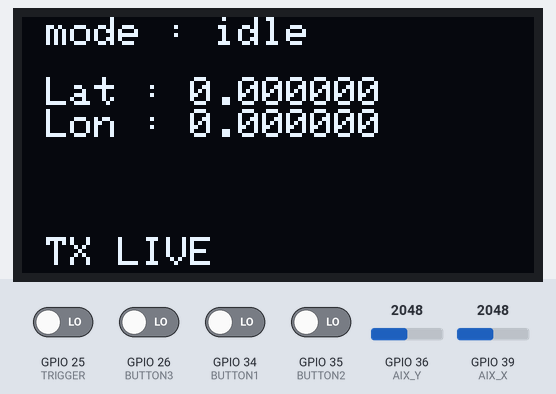
The sketch below on a simulated ESP32. On the bench: 128×64 one-colour display. The test bench sets the inputs (shaded band); at power-on: GPIO 25 (TRIGGER), GPIO 26 (BUTTON3), GPIO 34 (BUTTON1), GPIO 35 (BUTTON2) LOW, GPIO 36 (AIX_Y) = 2048, GPIO 39 (AIX_X) = 2048 (analog values on the 0–4095 scale). WiFi joins after 1.5 s; servers stay silent unless stated; uploads are accepted with an empty reply; no radio packets arrive unless stated; what the sketch prints to the serial monitor is not drawn.

Above: at 3.3 s.
3.4 s: GPIO 25 (TRIGGER) driven HIGH and GPIO 26 (BUTTON3) driven HIGH and GPIO 34 (BUTTON1) driven HIGH and GPIO 35 (BUTTON2) driven HIGH
At 5.2 s:
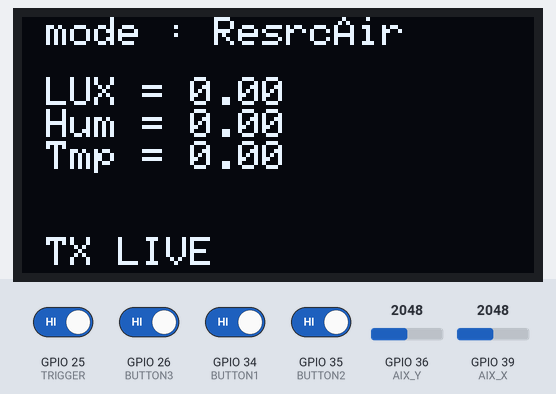
5.6 s: GPIO 36 (AIX_Y) set to 0
At 6.7 s:
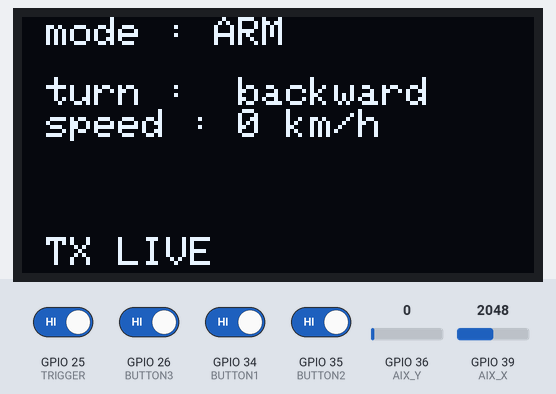
7.1 s: GPIO 36 (AIX_Y) set to 1717
8.6 s: GPIO 36 (AIX_Y) set to 1753
At 9.8 s:
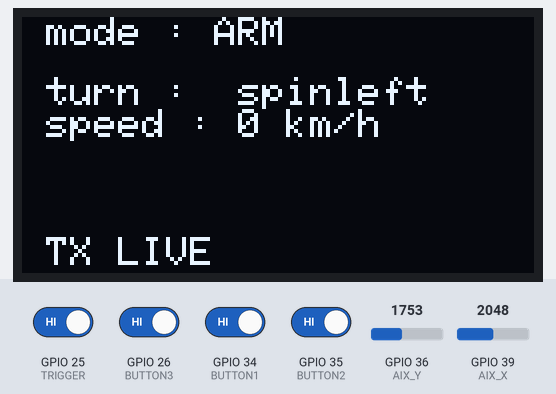
10.1 s: GPIO 39 (AIX_X) set to 1824
11.6 s: GPIO 39 (AIX_X) set to 1756
At 12.2 s:
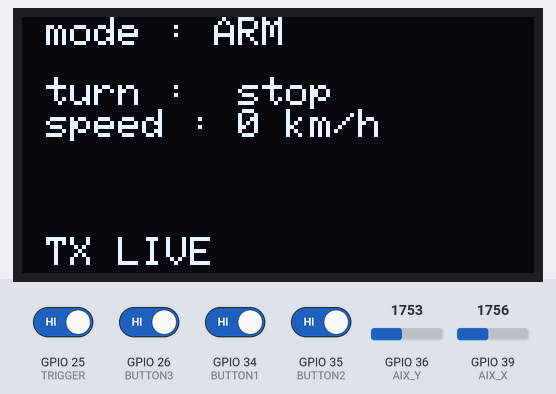
Timing chart, 0 to 14.1 s (numbered marks = the images above; inputs shaded):
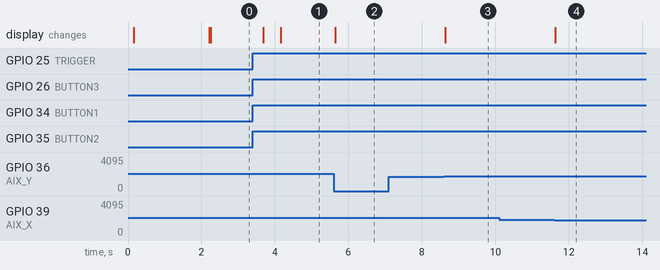

The sketch:

Station.ino
```cpp
#include <SPI.h>
#include <RF24.h>
#include <Wire.h>
#include <Adafruit_GFX.h>
#include <Adafruit_SSD1306.h>
#include <WiFi.h>
#include <HTTPClient.h>

const char* ssid = "UMA";
const char* password = "0836068832";
const char* serverName = "http://10.179.254.128/datasensor.php"; // เช่น http://localhost/TestInput_db.php


#define SCREEN_WIDTH 128 // OLED display width, in pixels
#define SCREEN_HEIGHT 64 // OLED display height, in pixels

#define SCK 18
#define MISO 19
#define MOSI 23

#define TXCSN 33
#define TXCE 32

#define RXCSN 27
#define RXCE 14

#define AIX_Y 36
#define AIX_X 39

#define BUTTON1 34
#define BUTTON2 35
#define BUTTON3 26

#define TRIGGER 25

#define SCREEN_WIDTH 128 // OLED display width, in pixels
#define SCREEN_HEIGHT 64 // OLED display height, in pixels

// RF24(CE, CSN)
RF24 radioTX(TXCE, TXCSN);
RF24 radioRX(RXCE, RXCSN);

// ที่อยู่ (ต้องตรงกับฝั่ง RX)
const byte addressTX[6] = "Artur";

const byte addressRX[6] = "John";
const byte addressRXPos[6] = "JohnP";

Adafruit_SSD1306 display(SCREEN_WIDTH, SCREEN_HEIGHT, &Wire, -1);

bool ResrcAir;

// payload ที่จะส่ง
struct Payload {
  uint8_t  b1;
  uint8_t  b2;
  uint8_t  b3;
  uint8_t  trig;
  uint16_t joyX;
  uint16_t joyY;
  bool ARMstatus;
  bool Resrcstatus;
};
Payload dataTX;

struct __attribute__((packed)) SoilPacket {
  int8_t   lux;
  int16_t  t10;
  int16_t  h10;
  int16_t  hum10;
  int16_t  tmp10;
  int16_t  ph10;
  uint16_t ec;
  uint16_t n;
  uint16_t p;
  uint16_t k;
  float    lat;
  float    lon;
  int16_t  au;
  int16_t  speed;

};SoilPacket dataRX;

    float lux,t,h,hum,tmp,ph,ec,n,k,p,au;
/*
struct GNSSPayload {
  float    lat;
  float    lon;
  int16_t  au;
};
GNSSPayload dataRXPosition;*/

void setup() {
  delay(150);
  Serial.begin(115200);
  display.begin(SSD1306_SWITCHCAPVCC, 0x3C);
  // --- ปุ่ม ---
  pinMode(BUTTON1, INPUT);
  pinMode(BUTTON2, INPUT);
  pinMode(BUTTON3, INPUT_PULLDOWN);
  pinMode(TRIGGER, INPUT_PULLDOWN);

  // --- จอย ---
  pinMode(AIX_X, INPUT);
  pinMode(AIX_Y, INPUT);
  analogReadResolution(12);   // 0–4095

  // --- SPI ---
  SPI.begin(SCK, MISO, MOSI);
  SPI.setBitOrder(MSBFIRST);

  pinMode(TXCSN, OUTPUT); digitalWrite(TXCSN, HIGH);
  pinMode(RXCSN, OUTPUT); digitalWrite(RXCSN, HIGH);
  pinMode(TXCE,  OUTPUT); digitalWrite(TXCE, LOW);
  pinMode(RXCE,  OUTPUT); digitalWrite(RXCE, LOW);

  // --- RF24TX ---
  radioTX.begin();              // ใช้ SPI global ที่เรา begin แล้ว
  radioTX.setChannel(100);      // 0–125 ต้องเท่ากับฝั่งรับ
  radioTX.setDataRate(RF24_1MBPS);
  radioTX.setPALevel(RF24_PA_LOW);
  radioTX.openWritingPipe(addressTX);
  radioTX.stopListening();      // โหมดส่ง
    // --- RF24RX ---
  radioRX.begin();              // ใช้ SPI global ที่เรา begin แล้ว
  //radioRX.enableDynamicPayloads();
  radioRX.setChannel(102);      // 0–125 ต้องเท่ากับฝั่งรับ
  radioRX.setDataRate(RF24_1MBPS);
  radioRX.setPALevel(RF24_PA_LOW);
  radioRX.openReadingPipe(1, addressRX);
  radioRX.startListening();

 initWiFi();
  display.clearDisplay();
}

unsigned long PoRX   = 0;
unsigned long DTSED   = 0;
unsigned long datasoil   = 0;
unsigned long datamonitor   = 0;
unsigned long status   = 0;

byte pipeNum;
bool TXok;

void loop() {

  unsigned long now = millis();

  screemod();

  dataTX.b1   = digitalRead(BUTTON1);
  dataTX.b2   = digitalRead(BUTTON2);
  dataTX.b3   = digitalRead(BUTTON3);
  dataTX.trig = digitalRead(TRIGGER);
  dataTX.joyX = analogRead(AIX_X);
  dataTX.joyY = analogRead(AIX_Y);

  Serial.print("b1 "); Serial.print(dataTX.b1);
  Serial.print(" b2 "); Serial.print(dataTX.b2);
  Serial.print(" b3 "); Serial.print(dataTX.b3);
  Serial.print(" trig "); Serial.print(dataTX.trig);
  Serial.print(" joyX "); Serial.print(dataTX.joyX);
  Serial.print(" njoyY "); Serial.println(dataTX.joyY);


  // ส่ง payload
  TXok = radioTX.write(&dataTX, sizeof(dataTX));

 if (now - PoRX >= 50) {
  PoRX = now;
   radioRX.openReadingPipe(1, addressRX);  // GNSS
  if (radioRX.available(&pipeNum)) {
    if (pipeNum == 1) {
      radioRX.read(&dataRX, sizeof(dataRX));
     lux   = dataRX.lux   / 10.0f;
     t   = dataRX.t10   / 10.0f;
     h   = dataRX.h10   / 10.0f;
     hum = dataRX.hum10 / 100.0f;
     tmp = dataRX.tmp10 / 100.0f;
     ph  = dataRX.ph10  / 100.0f;
     ec  = dataRX.ec    / 10.0f;
     n   = dataRX.n     / 10.0f;
     p   = dataRX.p     / 10.0f;
     k   = dataRX.k     / 10.0f;
     au  = dataRX.au;
    }
   }

 }

 if (now - status >= 50){
   status = now;
        static bool lastTrigARM = 0;
        static bool lastTrigResrc = 0;
        static bool lastTrigResrcAir = 0;

        bool pressedARM = (dataTX.joyY == 0 && dataTX.trig == 1);
        bool pressedResrc = (dataTX.b2 == 1 && dataTX.trig == 1);
         bool pressedResrcAir;

          if(dataTX.Resrcstatus == 1) {
          pressedResrcAir = dataTX.trig;
              if (pressedResrcAir && !lastTrigResrcAir) {
            ResrcAir = !ResrcAir;
           }
          }

        if (pressedARM && !lastTrigARM) {
            dataTX.ARMstatus = !dataTX.ARMstatus;
        }
        if (pressedResrc && !lastTrigResrc) {
            dataTX.Resrcstatus = !dataTX.Resrcstatus;
        }
       lastTrigARM = pressedARM; // เก็บสถานะปุ่มไว้เทียบรอบหน้า
      lastTrigResrc = pressedResrc;
      lastTrigResrcAir = pressedResrcAir;

      if(dataTX.ARMstatus) dataTX.Resrcstatus = 0;
      if(dataTX.Resrcstatus) dataTX.ARMstatus = 0;
 }
}

void drawArmMode() {
  display.setTextSize(1);
  display.setCursor(0, 15);
  display.print(" turn : ");

  if      (dataTX.joyY >= 1772 + 20) display.println(" forward ");
  else if (dataTX.joyY <= 1772 - 20) display.println(" backward ");
  else if (dataTX.joyX >= 1772 + 20) display.println(" spinleft ");
  else if (dataTX.joyX <= 1772 - 20) display.println(" spinright ");
  else                               display.println(" stop ");

  display.print(" speed : ");
  display.print(dataRX.speed);
  display.println(" km/h ");

  display.setCursor(0, 55);
  display.print(" TX ");
  display.println(TXok ? "LIVE" : "LOST");
}

void drawSoilMode() {
  display.setTextSize(1);
  display.setCursor(0, 15);
  //display.print(" Lat = ");  display.println(dataRX.lat);
  display.print(" Hum= "); display.println(hum);
  display.print(" Tmp= "); display.println(tmp);
  display.print(" pH = "); display.println(ph);
  display.print(" EC = "); display.println(dataRX.ec);

  display.setCursor(70, 15);
  display.print(" N = "); display.println(dataRX.n);
  display.setCursor(70, 23);
  display.print(" P = "); display.println(dataRX.p);
  display.setCursor(70, 31);
  display.print(" K = "); display.println(dataRX.k);

  display.setCursor(0, 55);
  display.print(" TX ");
  display.println(TXok ? "LIVE" : "LOST");
}

void drawAirMode() {
  display.setTextSize(1);
  display.setCursor(0, 15);
  display.print(" LUX = "); display.println(lux);
  display.print(" Hum = "); display.println(h);
  display.print(" Tmp = "); display.println(t);

  display.setCursor(0, 55);
  display.print(" TX ");
  display.println(TXok ? "LIVE" : "LOST");
}

void drawIdleMode() {
  display.setTextSize(1);
  display.setCursor(0, 15);
  display.print(" Lat : ");  display.println(dataRX.lat, 6);
  display.print(" Lon : ");  display.println(dataRX.lon, 6);

  display.setCursor(0, 55);
  display.print(" TX ");
  display.println(TXok ? "LIVE" : "LOST");
}

// ฟังก์ชันหลัก
void screemod() {
  display.clearDisplay();

  display.setTextColor(WHITE);

  display.setTextSize(1);              // เดิม 1.8 → ใช้ 2 แทน
  display.setCursor(0, 0);
  display.print(" mode :");

  if (dataTX.ARMstatus) {
    display.println(" ARM ");
    drawArmMode();

  } else if (dataTX.Resrcstatus && ResrcAir == 0) {
    display.println(" ResrcSoil ");
        unsigned long now = millis();
            if(now - DTSED >= 100){
       if (dataTX.b1 == 1){
    DTS();
   }
  }
    drawSoilMode();

  } else if (ResrcAir == 1) {
    display.println(" ResrcAir ");
    unsigned long now = millis();
    if(now - DTSED >= 100){
      DTSED = now;
       if (dataTX.b1 == 1){
    DTS();
     }
    }
    drawAirMode();

  } else {
    // idle
    display.println(" idle ");
    drawIdleMode();
  }

  display.display();
}

 void DTS(){
   if (WiFi.status() == WL_CONNECTED) {
  HTTPClient http;

  // สร้าง URL แบบ GET
  String url = String(serverName) + "?lux=" + String(lux) +
               "&airtmp="  + String(t) +
               "&airhum="  + String(h) +
               "&soilhum=" + String(hum) +
               "&soiltmp=" + String(tmp) +
               "&soilph="  + String(ph) +
               "&soilec="  + String(ec) +
               "&soiln="   + String(n) +
               "&soilp="   + String(p) +
               "&soilk="   + String(k) +
               "&lat="     + String(dataRX.lat, 6) +
               "&lon="     + String(dataRX.lon, 6) +
               "&au="      + String(au);

  Serial.print("GET URL: ");
  Serial.println(url);

  http.begin(url);

  // ส่ง GET
  int httpResponseCode = http.GET();

  if (httpResponseCode > 0) {
    Serial.print("HTTP Response code: ");
    Serial.println(httpResponseCode);

    String response = http.getString();
    Serial.println("Server response: " + response);
  } else {
    Serial.print("Error code: ");
    Serial.println(httpResponseCode);
  }

  http.end();
} else {
  Serial.println("WiFi Disconnected");
}

 }

 void initWiFi() {
  WiFi.mode(WIFI_STA);
  WiFi.begin(ssid, password);
  while (WiFi.status() != WL_CONNECTED) {
    delay(1000);
  }
}
```

Measured:
- the behaviour switches between 1752 and 1753 on GPIO 36 (AIX_Y) (found by bisection; images 2 and 3)
- the behaviour switches between 1792 and 1791 on GPIO 39 (AIX_X) (found by bisection; images 3 and 4)
- after the input at 3.4 s, the display: first changes after 0.28 s (image 1 shows a later state)
- after the input at 5.6 s, the display: changes at once (image 2)
- after the input at 7.1 s, every drawn part: stays the same
- after the input at 8.6 s, the display: changes at once (image 3)
- after the input at 10.1 s, every drawn part: stays the same
- after the input at 11.6 s, the display: changes at once (image 4)
